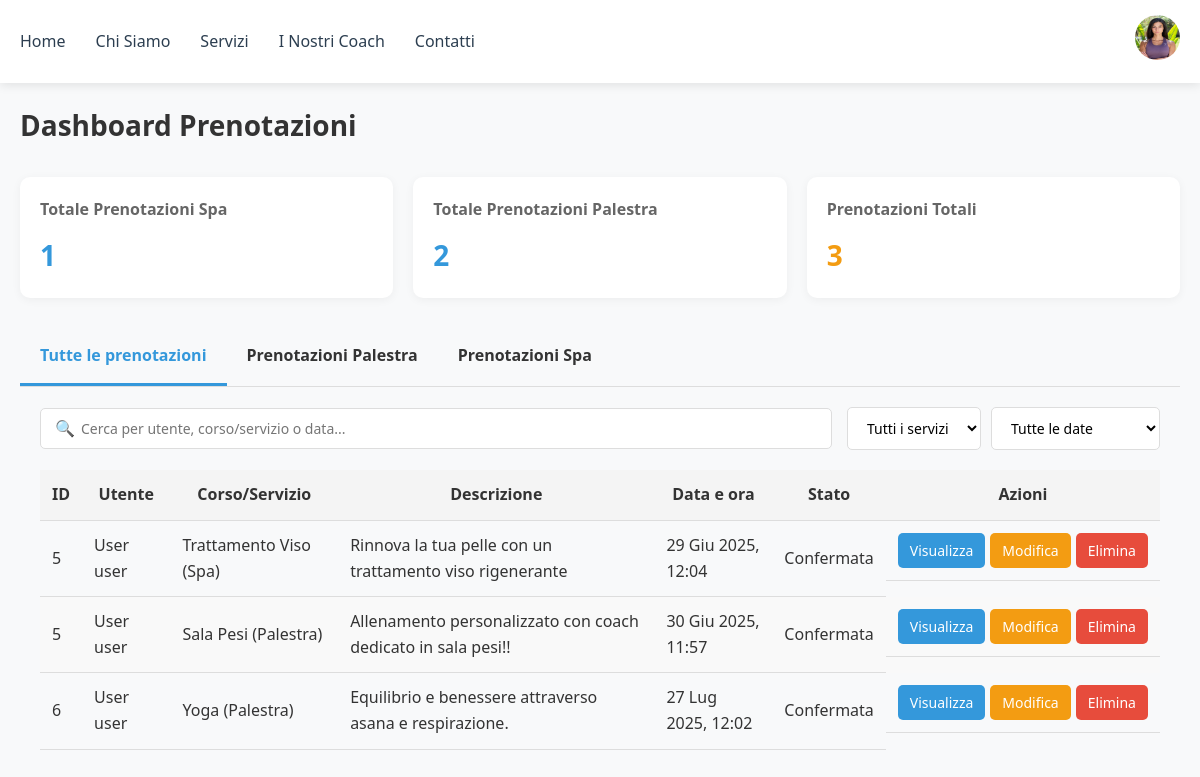
Before: /gest-prenotazioni/ (signed in) with the older database file.
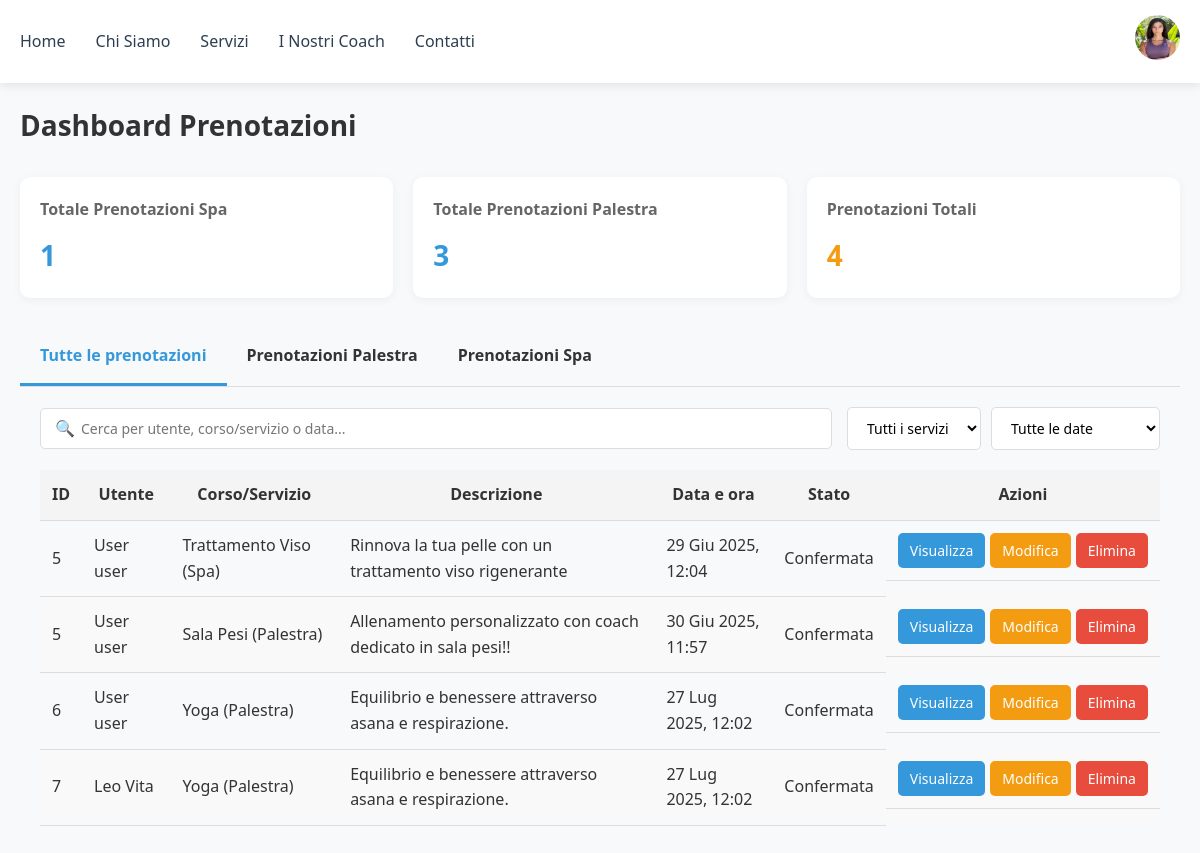
After: the same page with the newer database file.
### palestra/models.py (models this page shows, shortened)
class GymClass(models.Model):
    name = models.CharField(max_length=100, default="Marco Ros")
    description = models.TextField()
    scheduled = models.DateTimeField(default=timezone.now)
    duration = models.IntegerField(default=45)
    instructor = models.ForeignKey(User, on_delete=models.SET_NULL, null=True, related_name='instructor_classes')
    max_partecipants = models.IntegerField()
    imgs = models.ImageField(upload_to='palestra/', blank=True, null=True, help_text="Carica un'immagine del corso")

### users/models.py (models this page shows, shortened)
class User(AbstractBaseUser, PermissionsMixin):
    full_name = models.CharField(max_length=255, default="Nome Cognome")
    email = models.EmailField(unique=True)
    phone = models.CharField(max_length=20, blank=True)
    profile_picture = models.ImageField(
        upload_to="profile_pics/",
        default="profile_pics/def_pfp.png",
        null=True,
        blank=True
    )
    is_active = models.BooleanField(default=True)
    is_staff = models.BooleanField(default=False)
    is_superuser = models.BooleanField(default=False)
    objects = UserManager()
    USERNAME_FIELD = 'email'

### users/views/admin.py (the view)
# urls.py: path('gest-prenotazioni/', gest_prenotazioni, name='gest_prenotazioni'),
@login_required
@user_passes_test(lambda u: u.is_staff)
def gest_prenotazioni(request):
    gym_bookings = GymBooking.objects.select_related('user', 'class_id').all()
    spa_bookings = SpaBooking.objects.select_related('user', 'service_id').all()
    gym_count = gym_bookings.count()
    spa_count = spa_bookings.count()
    all_bookings = []
    for booking in gym_bookings:
        all_bookings.append({
            'id': booking.id,
            'user': f"{booking.user.full_name}",
            'service': f"{booking.class_id.name} (Palestra)",
            'description': booking.description or booking.class_id.description,
            'date': booking.class_id.scheduled,
            'status': 'confirmed',
            'type': 'gym'
        })
    for booking in spa_bookings:
        all_bookings.append({
            'id': booking.id,
            'user': f"{booking.user.full_name}",
            'service': f"{booking.service_id.name} (Spa)",
            'description': booking.description or booking.service_id.description,
            'date': booking.service_id.scheduled,
            'status': 'confirmed',
            'type': 'spa'
        })
    all_bookings.sort(key=lambda x: x['date'])
    gym_bookings_data = []
    for booking in gym_bookings:
        gym_bookings_data.append({
            'id': booking.id,
            'user': f"{booking.user.full_name}",
            'course': booking.class_id.name,
            'description': booking.description or booking.class_id.description,
            'date': booking.class_id.scheduled,
            'status': 'confirmed',
        })
    spa_bookings_data = []
    for booking in spa_bookings:
        spa_bookings_data.append({
            'id': booking.id,
            'user': f"{booking.user.full_name}",
            'treatment': booking.service_id.name,
            'description': booking.description or booking.service_id.description,
            'date': booking.service_id.scheduled,
            'status': 'confirmed',
        })
    ctx = {
        'total_gym_bookings': gym_count,
        'total_spa_bookings': spa_count,
        'all_bookings': all_bookings,
        'gym_bookings': gym_bookings_data,
        'spa_bookings': spa_bookings_data,
        'timestamp': datetime.now().timestamp(),
    }
    return render(request, 'users/gest_prenotazioni.html', ctx)

### users/templates/users/gest_prenotazioni.html (shortened to what the changed rows need)
{% extends 'users/navbar_template.html' %}
{% load static %}
{% block content %}
<!DOCTYPE html>
<html lang="it">
<head>
    <link rel="stylesheet" href="{% static 'users/css/gest_pren.css' %}">
</head>
<body>
    <main class="container">
        <div class="dashboard-header">
            <h1>Dashboard Prenotazioni</h1>
        </div>
        <div class="stat-cards">
            <div class="stat-card primary">
                <h3>Totale Prenotazioni Palestra</h3>
                <p>{{ total_gym_bookings }}</p>
            </div>
            <div class="stat-card warning">
                <h3>Prenotazioni Totali</h3>
                <p>{{ total_gym_bookings|add:total_spa_bookings }}</p>
            </div>
        </div>
        <div class="tab-content-container">
            <div id="all" class="tab-content active">
                <div class="table-container">
                    <table>
                        <thead>
                            <tr>
                                <th>ID</th>
                                <th>Utente</th>
                                <th>Corso/Servizio</th>
                                <th>Descrizione</th>
                                <th>Data e ora</th>
                                <th>Stato</th>
                                <th>Azioni</th>
                            </tr>
                        </thead>
                        <tbody>
                            {% for booking in all_bookings %}
                            <tr class="booking-row" data-booking-id="{{ booking.id }}">
                                <td>{{ booking.id }}</td>
                                <td>{{ booking.user }}</td>
                                <td>{{ booking.service }}</td>
                                <td>{{ booking.description }}</td>
                                <td>{{ booking.date|date:"d M Y, H:i" }}</td>
                                <td><span class="status {{ booking.status }}">
                                    {% if booking.status == 'confirmed' %}
                                        Confermata
                                    {% elif booking.status == 'pending' %}
                                        In attesa
                                    {% elif booking.status == 'cancelled' %}
                                        Cancellata
                                    {% endif %}
                                </span></td>
                                <td class="actions">
                                    <button class="btn btn-view" data-id="{{ booking.id }}" data-type="{{ booking.type }}">Visualizza</button>
                                    <button class="btn btn-edit" data-id="{{ booking.id }}" data-type="{{ booking.type }}">Modifica</button>
                                    <button class="btn btn-delete" data-id="{{ booking.id }}" data-type="{{ booking.type }}">Elimina</button>
                                </td>
                            </tr>
                            {% empty %}
                            <tr>
                                <td colspan="7" class="no-data">Nessuna prenotazione disponibile</td>
                            </tr>
                            {% endfor %}
                        </tbody>
                    </table>
                </div>
            </div>
        </div>
    </main>
{% endblock %}

Changed rows visible on the page:
added User: user "Leo Vita"
Other visible differences:
{{ total_gym_bookings }}: "2" → "3"
{{ total_gym_bookings|add:total_spa_bookings }}: "3" → "4"
new list line: "7 Yoga (Palestra) Confermata Visualizza Modifica Elimina"
new list line: "Equilibrio e benessere attraverso asana e respirazione. 27 Lug 2025, 12:02"
